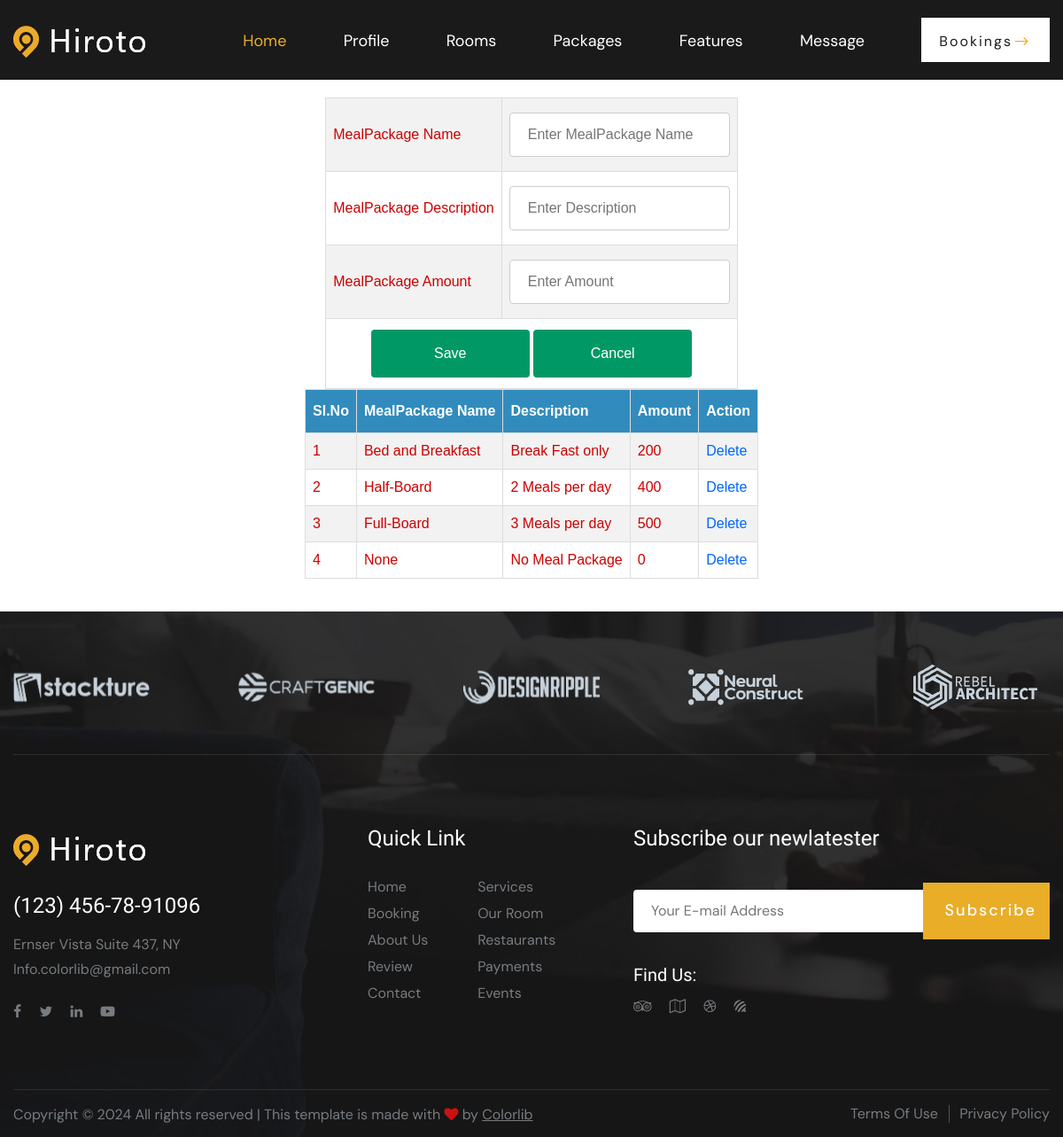
The page /Hotel/MealPackages/ (signed in) on the database its author committed.
### Hotel/models.py (models this page shows)
class tbl_mealpackages(models.Model):
    mealpackages_name=models.CharField(max_length=50)
    mealpackages_description=models.CharField(max_length=50)
    mealpackages_amount=models.CharField(max_length=50)
    hotel =models.ForeignKey(tbl_newhotel,null=True,on_delete=models.CASCADE)

### Hotel/views.py (the view)
# urls.py: path('MealPackages/', views.MealPackagesInsertSelect,name="MealPackagesInsertSelect"),
def MealPackagesInsertSelect(request):
    data=tbl_mealpackages.objects.filter(hotel=request.session["hid"])
    hotelid=tbl_newhotel.objects.get(id=request.session["hid"])
    if request.method=="POST":
        hotelid=tbl_newhotel.objects.get(id=request.session["hid"])
        mealpackagename=request.POST.get('txtname')
        mealpackagedesc=request.POST.get('txtdesc')
        mealpackageamount=request.POST.get('txtamount')
        tbl_mealpackages.objects.create(mealpackages_name=mealpackagename,mealpackages_description=mealpackagedesc,mealpackages_amount=mealpackageamount,hotel=hotelid)
        return redirect("Hotel:MealPackagesInsertSelect")
    else:
        return render(request,"Hotel/MealPackages.html",{'data':data})

### Hotel/Templates/Hotel/MealPackages.html (shortened to what this page needs)
{% extends 'Hotel/Header.html' %}
{% load static %}
{% block content %}
<!DOCTYPE html>
<html lang="en">
<head>
</head>
<body>
    <form method="POST">
        <table align="center">
            <tr>
                <tr>
                    <td>MealPackage Name</td>
                    <td><input type="text" name="txtname" placeholder="Enter MealPackage Name" required value="{{editdata.mealpackages_name}}"></td>
                </tr>
                <tr>
                <td>MealPackage Description</td>
                    <td><input type="text" name="txtdesc" placeholder="Enter Description" required value="{{editdata.mealpackages_description}}"></td>
                </tr>
            <tr>
                <td>MealPackage Amount</td>
                <td><input type="text" name="txtamount" placeholder="Enter Amount" required value="{{editdata.mealpackages_amount}}"></td>
            </tr>
            <tr>
                <td colspan="2" align="center">
                    <input type="submit" name="btnsubmit" value="Save">
                    <input type="reset" name="btncancel" value="Cancel">
                </td>
            </tr>
        </table>
    </form>
    <table border="1" align="center" cellpadding="10">
        <tr>
            <th>Sl.No</th>
            <th>MealPackage Name</th>
            <th>Description</th>
            <th>Amount</th>
            <th>Action</th>
        </tr>
        {% for i in data %}
        <tr>
            <td>{{forloop.counter}}</td>
            <td>{{i.mealpackages_name}}</td>
            <td>{{i.mealpackages_description}}</td>
            <td>{{i.mealpackages_amount}}</td>
            <td><a href="{% url 'Hotel:delMealPackages' i.id %}">Delete</a></td>
        </tr>
        {% endfor %}
    </table>
</body>
</html>
{% endblock content %}

### Guest/static/Mains/css/style.css (style rules this page uses)
html, body { height: 100%; font-family: "DM Sans", sans-serif; -webkit-font-smoothing: antialiased; }

### Guest/static/Form.css (style rules this page uses)
#tab td, #tab th { border: 1px solid #ddd; padding: 8px; color: #C00; }
#tab a { color:#06F; }
#tab tr:nth-child(even) { background-color: #f2f2f2; }
#tab th { padding-top: 12px; padding-bottom: 12px; text-align: left; background-color: #318CBD; color: white; }
input[type=text],[type=password],[type=email],[type=date], select { width: 100%; padding: 12px 20px; margin: 8px 0; display: inline-block; border: 1px solid #ccc; border-radius: 4px; box-sizing: border-box; }
input[type=submit] { width: 40%; background-color: #096; color: white; padding: 15px; margin: 4px 0; border: none; border-radius: 4px; cursor: pointer; }
input[type=reset] { width: 40%; background-color: #096; color: white; padding: 15px; margin: 4px 0; border: none; border-radius: 4px; cursor: pointer; }

### rows shown on the page
tbl_mealpackages: mealpackages_name "Bed and Breakfast", mealpackages_description "Break Fast only", mealpackages_amount "200"
tbl_mealpackages: mealpackages_name "Half-Board", mealpackages_description "2 Meals per day", mealpackages_amount "400"
tbl_mealpackages: mealpackages_name "Full-Board", mealpackages_description "3 Meals per day", mealpackages_amount "500"
tbl_mealpackages: mealpackages_name "None", mealpackages_description "No Meal Package", mealpackages_amount "0"
